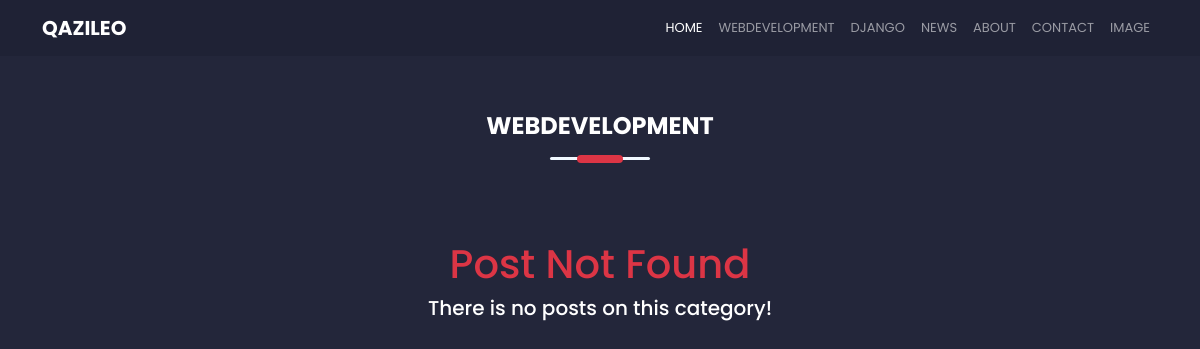
Screenshot of /category/webdevelopment/ with the database file from the repository.
### base/models.py (models this page shows, shortened)
class Category(models.Model):
    name = models.CharField(max_length=255)
    slug = models.SlugField(
            default='',
            editable=False,
        )
    created = models.DateTimeField(auto_now_add=True)
    updated = models.DateTimeField(auto_now=True)
    def __str__(self):
        return self.name

### base/views.py (the view)
# urls.py: path('category/<str:slug>/',views.categoryView, name='categorypost' ),
def categoryView(request,slug):
    category = get_object_or_404(Category, slug=slug)
    categoryposts = Post.objects.filter(category=category)
    categories = Category.objects.all()
    context = {'categoryposts':categoryposts,'categories':categories,'slug':slug}
    return render(request,'base/categorypost.html',context)

### base/templates/base/categorypost.html (shortened to what this page needs)
<!DOCTYPE html>
{% load static %}
<html lang="en">
  <head>
    <link rel="stylesheet" href="{% static 'styles/css/main.css' %}" />
    <link
      href="https://unpkg.com/boxicons@2.1.2/css/boxicons.min.css"
      rel="stylesheet"
    />
    <link
      href="https://cdn.jsdelivr.net/npm/bootstrap@5.2.0-beta1/dist/css/bootstrap.min.css"
      rel="stylesheet"
    />
  </head>
  <body>
    {% include 'base/layouts/navbar.html' %}
<div class="bg-custom py-5">
    <div class="container">
        <div class="text-center">
            <h4 class="text-white fw-bold py-2 text-uppercase">{{slug}}</h4>
            <div class="line-span mx-auto bg-danger"></div>
            <br />
          </div>
         {% if categoryposts %}
         <div class="row g-3  rounded">
            {% for post in categoryposts %}
            <div class="col-12 col-md-4 col-lg-4">
              <div class="card">
                <div
                  class="card-img"
                  style="background-image:url({{post.thumbnail.url}});background-size:cover;"
                >
                  <span class="text-white bg-danger p-1 text"
                    >{{post.category}}</span
                  >
                  <span class="text-white bg-danger p-1 text float-end"
                    >{{post.created | timesince}} agos</span
                  >
                  {% comment %}
                  <img
                    src="{{post.thumbnail.url}}"
                    class="card-img-top"
                    alt="{{post.title}}"
                  />
                  {% endcomment %}
                </div>
                <div class="card-body">
                  <a
                    href="{% url 'detail' post.id %}"
                    class="text-decoration-none"
                    >{{ post.title|truncatechars:40}}</a
                  >
                </div>
              </div>
            </div>
            {% endfor %}
          </div>
         @{% else %}
         <div style="height:100vh" class="py-5 text-center">
            <h1 class="text-danger">Post Not Found</h3>
            <h5 class="text-white">
                There is no posts on this category!
            </h5>
         </div>
         {% endif %}
    </div>
</div>
</body>
</html>

### base/templates/base/layouts/navbar.html (shortened to what this page needs)
<div>
    <nav class="navbar navbar-dark navbar-expand-lg bg-color">
      <div class="container">
        <a class="navbar-brand fw-bold" href="{% url 'home' %}">QAZILEO</a>
        <div class="collapse navbar-collapse" id="navbarSupportedContent">
          <ul class="navbar-nav ms-auto mb-2 mb-lg-0">
            <li class="nav-item">
              <a class="nav-link active" aria-current="page" href="{% url 'home' %}">HOME</a>
            </li>
             {% for category in categories %}
            <li class="nav-item">
                <a class="nav-link text-uppercase" href="{% url 'categorypost' category|slugify %}">{{category.name}}</a>
              </li>
            {% endfor %}
            <li class="nav-item">
              <a class="nav-link" href="{% url 'home' %}#about-me">ABOUT</a>
            </li>
            <li class="nav-item">
              <a class="nav-link" href="{% url 'home' %}#contact-me">CONTACT</a>
            </li>
            <li class="nav-item">
              <a class="nav-link" href="{% url 'home' %}#image">IMAGE</a>
            </li>
          </ul>
        </div>
      </div>
    </nav>
  </div>

### static/styles/css/main.css (style rules this page uses)
body h1, h2, h3, h4, h5, h6, div, span, p, li, a { font-family: "Poppins", sans-serif; }
body ul li { font-size: 13px; }
.bg-color { background-color: #1f2235 !important; }
.bg-custom { background-color: #23263a; display: flex; align-items: center; height: auto; }
.line-span { width: 46px; height: 8px; border-radius: 5px; top: -5px; position: relative; }

### rows the page displays
Category: name "WEBDEVELOPMENT"
Category: name "DJANGO"
Category: name "NEWS"

### other values shown
{{ slug }} "WEBDEVELOPMENT"
